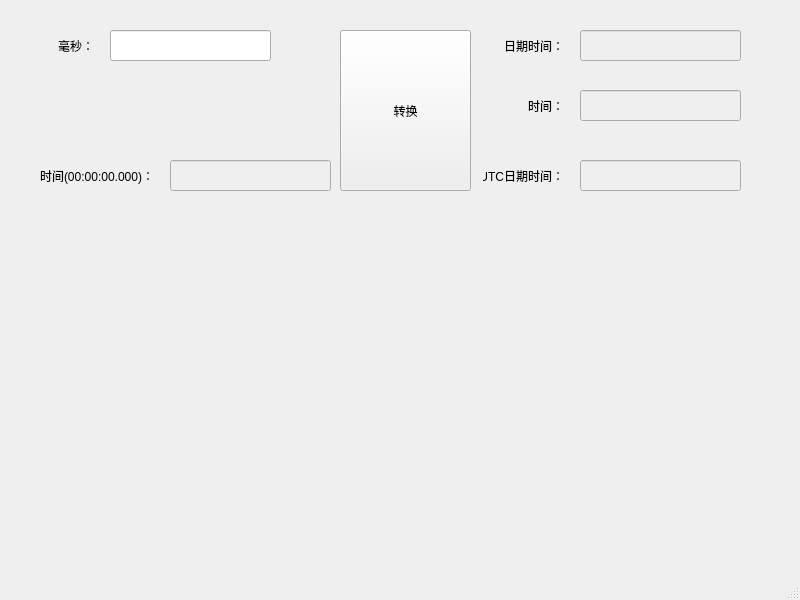
<?xml version="1.0" encoding="UTF-8"?>
<ui version="4.0">
 <class>MainWindow</class>
 <widget class="QMainWindow" name="MainWindow">
  <property name="geometry">
   <rect>
    <x>0</x>
    <y>0</y>
    <width>800</width>
    <height>600</height>
   </rect>
  </property>
  <property name="windowTitle">
   <string>MainWindow</string>
  </property>
  <widget class="QWidget" name="centralwidget">
   <widget class="QLineEdit" name="lineEdit_ms">
    <property name="geometry">
     <rect>
      <x>110</x>
      <y>30</y>
      <width>161</width>
      <height>31</height>
     </rect>
    </property>
   </widget>
   <widget class="QLabel" name="label_ms">
    <property name="geometry">
     <rect>
      <x>40</x>
      <y>30</y>
      <width>54</width>
      <height>31</height>
     </rect>
    </property>
    <property name="layoutDirection">
     <enum>Qt::LeftToRight</enum>
    </property>
    <property name="text">
     <string>毫秒：</string>
    </property>
    <property name="alignment">
     <set>Qt::AlignRight|Qt::AlignTrailing|Qt::AlignVCenter</set>
    </property>
   </widget>
   <widget class="QPushButton" name="pushButton_convert">
    <property name="geometry">
     <rect>
      <x>340</x>
      <y>30</y>
      <width>131</width>
      <height>161</height>
     </rect>
    </property>
    <property name="text">
     <string>转换</string>
    </property>
   </widget>
   <widget class="QLabel" name="label_datetime">
    <property name="geometry">
     <rect>
      <x>493</x>
      <y>30</y>
      <width>71</width>
      <height>31</height>
     </rect>
    </property>
    <property name="layoutDirection">
     <enum>Qt::LeftToRight</enum>
    </property>
    <property name="text">
     <string>日期时间：</string>
    </property>
    <property name="alignment">
     <set>Qt::AlignRight|Qt::AlignTrailing|Qt::AlignVCenter</set>
    </property>
   </widget>
   <widget class="QLineEdit" name="lineEdit_datetime">
    <property name="enabled">
     <bool>false</bool>
    </property>
    <property name="geometry">
     <rect>
      <x>580</x>
      <y>30</y>
      <width>161</width>
      <height>31</height>
     </rect>
    </property>
   </widget>
   <widget class="QLabel" name="label_time">
    <property name="geometry">
     <rect>
      <x>493</x>
      <y>90</y>
      <width>71</width>
      <height>31</height>
     </rect>
    </property>
    <property name="layoutDirection">
     <enum>Qt::LeftToRight</enum>
    </property>
    <property name="text">
     <string>时间：</string>
    </property>
    <property name="alignment">
     <set>Qt::AlignRight|Qt::AlignTrailing|Qt::AlignVCenter</set>
    </property>
   </widget>
   <widget class="QLineEdit" name="lineEdit_time">
    <property name="enabled">
     <bool>false</bool>
    </property>
    <property name="geometry">
     <rect>
      <x>580</x>
      <y>90</y>
      <width>161</width>
      <height>31</height>
     </rect>
    </property>
   </widget>
   <widget class="QLabel" name="label_utc_datetime">
    <property name="geometry">
     <rect>
      <x>483</x>
      <y>160</y>
      <width>81</width>
      <height>31</height>
     </rect>
    </property>
    <property name="layoutDirection">
     <enum>Qt::LeftToRight</enum>
    </property>
    <property name="text">
     <string>UTC日期时间：</string>
    </property>
    <property name="alignment">
     <set>Qt::AlignRight|Qt::AlignTrailing|Qt::AlignVCenter</set>
    </property>
   </widget>
   <widget class="QLineEdit" name="lineEdit_utc_datetime">
    <property name="enabled">
     <bool>false</bool>
    </property>
    <property name="geometry">
     <rect>
      <x>580</x>
      <y>160</y>
      <width>161</width>
      <height>31</height>
     </rect>
    </property>
   </widget>
   <widget class="QLabel" name="label_time_0">
    <property name="geometry">
     <rect>
      <x>23</x>
      <y>160</y>
      <width>131</width>
      <height>31</height>
     </rect>
    </property>
    <property name="layoutDirection">
     <enum>Qt::LeftToRight</enum>
    </property>
    <property name="text">
     <string>时间(00:00:00.000)：</string>
    </property>
    <property name="alignment">
     <set>Qt::AlignRight|Qt::AlignTrailing|Qt::AlignVCenter</set>
    </property>
   </widget>
   <widget class="QLineEdit" name="lineEdit_time_0">
    <property name="enabled">
     <bool>false</bool>
    </property>
    <property name="geometry">
     <rect>
      <x>170</x>
      <y>160</y>
      <width>161</width>
      <height>31</height>
     </rect>
    </property>
   </widget>
  </widget>
  <widget class="QMenuBar" name="menubar">
   <property name="geometry">
    <rect>
     <x>0</x>
     <y>0</y>
     <width>800</width>
     <height>23</height>
    </rect>
   </property>
  </widget>
  <widget class="QStatusBar" name="statusbar"/>
 </widget>
 <resources/>
 <connections/>
</ui>
